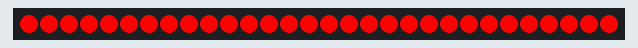
This sketch was run on a simulated Arduino Uno, built with avr-gcc and run on an emulated ATmega328P. Shown: 30 RGB LEDs in strip order, left to right. Dim RGB values are drawn brighter than linear.

Above: at 0.26 s.
At 0.7 s:
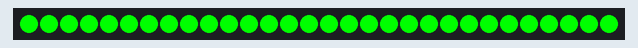
At 1.14 s:
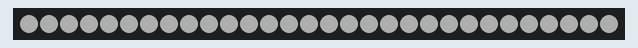

Measured:
- by itself, everything shown: repeats every 1.3 s, in 3 steps
- what the display in image 1 shows lasts 0.4 s, from 0.5 s to 0.9 s

The sketch:

LightAllTest.ino
```cpp
#include <Adafruit_NeoPixel.h>

#define PIN      6
#define N_LEDS 30

Adafruit_NeoPixel strip = Adafruit_NeoPixel(N_LEDS, PIN, NEO_GRB + NEO_KHZ800);

void setup() {
  strip.begin();
  strip.show();
}

void loop() {
  uint32_t green = strip.Color(0, 255, 0);
  uint32_t blue = strip.Color(0, 0, 255);
  uint32_t yellow = strip.Color(255, 150, 0);

  uint32_t orange = strip.Color(255, 50, 0);
  uint32_t pink = strip.Color(255, 0, 150);
  uint32_t cyan = strip.Color(0, 255, 150);
  uint32_t red = strip.Color(255, 0, 0);

  uint32_t white = strip.Color(50, 50, 50);
  uint32_t black = strip.Color(0, 0, 0);

  lightAll(red);
  delay(400);
  lightAll(green);
  delay(400);
  lightAll(white);
  delay(400);
}

static void lightAll(uint32_t c){
  for(uint16_t i=0; i<N_LEDS; i++){
    strip.setPixelColor(i, c);
    strip.show();
  }

}
```
